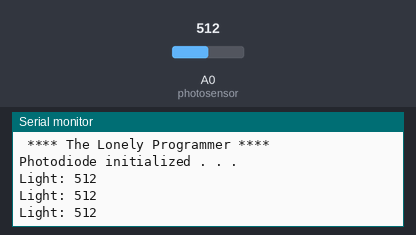
The sketch below on a simulated Arduino Uno, built with avr-gcc and run on an emulated ATmega328P. On the bench: the last lines printed to the serial monitor. The test bench sets the inputs (shaded band); at power-on: A0 (photosensor) = 512.

Above: at 1.3 s.
1.4 s: A0 (photosensor) set to 716
At 2.0 s:
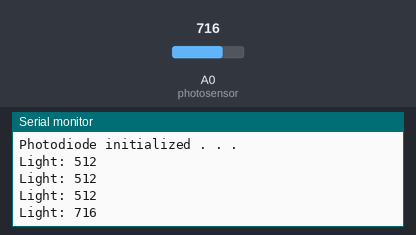
2.9 s: A0 (photosensor) set to 900
At 3.5 s:
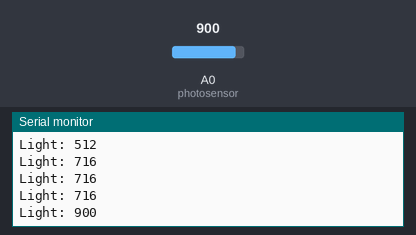
Timing chart, 0 to 5.9 s (numbered marks = the images above; inputs shaded):
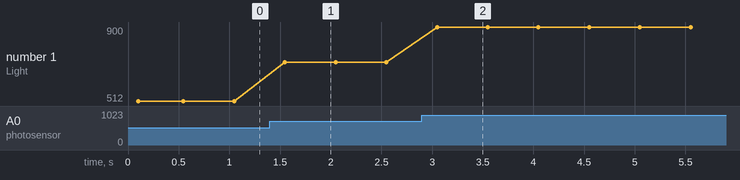

The sketch:

photo.ino
```cpp
int photosensor = A0;
int analogvalue;

void setup() {
    Serial.begin(9600);
	pinMode(photosensor, OUTPUT);
    Serial.println("Serial port initialized . . . ");
	Serial.println(" **** The Lonely Programmer **** ");
    Serial.println("Photodiode initialized . . . ");
}

void loop() {
    analogvalue = analogRead(photosensor);
    Serial.print("Light: ");
    Serial.println(analogvalue);
	delay(500);
}
```

Measured:
- after the input at 1.4 s, the serial monitor: prints a new line after 0.15 s (image 1)
- after the input at 2.9 s, the serial monitor: prints a new line after 0.15 s (image 2)
- plotted number 1: 512 → 716 after the input at 1.4 s, 716 → 900 after the input at 2.9 s
